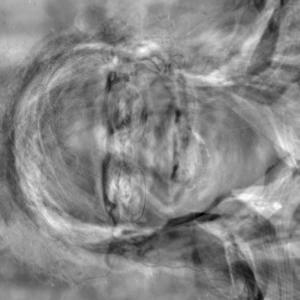
#> input picture 3- Making Sense of Unstructured Data/Case Study 1/eigenfaces/eigen_1.jpeg, 300 x 300 px, given as the content of the folder instructors/, which was not available
$ jupyter execute 'Case Study 1.2.1 - Identifying Faces.ipynb'   (older library calls are emulated)   (text cells are left out)
#> lines starting #> are read from the running program, lines starting #| are printed output that depends on the picture; pictures that were not available may be replaced by others from this repository, and a replacement may not be noted
### 3- Making Sense of Unstructured Data/Case Study 1/utils.py
#!/usr/bin/env python3
# -*- coding: utf-8 -*-
"""
Created on Sun May 13 12:57:17 2018

@author: timothylucas
"""

import numpy as np
import os
from PIL import Image
import math

## Preprocessing and visualising the dataset

def convertImageToU8bit(input_img):
    # assumes input array that can be represented
    # as an image, needs to be scaled to a [0, 255]
    # range, which is what this function returns
    input_img -= np.min(input_img)
    input_img *= (255.0/input_img.max())
    return input_img

def loadFaces(path):
    files = [f for f in os.listdir(path) if ( ('jpeg' in f) | ('jpg' in f) | ('png' in f) )]
    N = len(files)

    # Use a dict to store everything in the end
    all_faces = []
    S = []

    for i in range(N):
        im = Image.open(path+files[i])
        # convert to grayscale
        im = im.convert('L')
        # make sure it's the right size
        if im.size != (300, 300):
            size = (300, 300)
            im.thumbnail(size, Image.ANTIALIAS)

        all_faces.append(np.array(im.convert('L')))

        im_raw = np.asarray(im)
        irow, icol = im_raw.shape

        # Reshape and add to the main matrix

        temp = np.reshape(im_raw, irow*icol, order='C')
        S.append(temp)

    return S, all_faces

def gray_images_square_grid(images, mode='L'):
    """
    Save images as a square grid
    :param images: Images to be used for the grid
    :param mode: The mode to use for images
    :return: Image of images in a square grid
    """
    # Get maximum size for square grid of images
    save_size = math.floor(np.sqrt(images.shape[0]))

    # Put images in a square arrangement
    images_in_square = np.reshape(
            images[:save_size*save_size],
            (save_size, save_size, images.shape[1], images.shape[2]))

    # Combine images to grid image
    new_im = Image.new(mode, (images.shape[1] * save_size, images.shape[2] * save_size))
    for col_i, col_images in enumerate(images_in_square):
        for image_i, image in enumerate(col_images):
            im = Image.fromarray(image, mode)
            new_im.paste(im, (col_i * images.shape[1], image_i * images.shape[2]))

    return new_im

def normalizeImages(S):
    for i in range(len(S)):
        temp = S[i]
        m = np.mean(temp)
        st = np.std(temp)
        norm = (temp-m)*st/(st+m)
        S[i] = norm

    return S

def computeAverageFace(S):
    # Convert S to appropriate matrix form

    S_f = np.array(S)
    m = np.mean(S_f, axis = 0)

    return m


### 3- Making Sense of Unstructured Data/Case Study 1/Case Study 1.2.1 - Identifying Faces.ipynb
[cell 1]
import numpy as np
from glob import glob
from PIL import Image
import matplotlib.pyplot as plt
import copy
import utils

[cell 2]
# number of images on the training set.
M = 14;
# read and show images(jpg);

# S will store all the images
S=[];

#Ensure the instructors folder is in the same directory and has not been moved.
S, all_faces = utils.loadFaces('instructors/')
#> in loadFaces, im is the input picture: PIL image 300x300 RGB; min 0, max 254, mean 134
#> S = 1 item; all_faces = 1 item
grid_im = utils.gray_images_square_grid(np.array(all_faces))
#> in gray_images_square_grid, `new_im = Image.new(mode, (images.shape[1] * save_size, images.shape[2]..`: new_im: PIL image 300x300 L; every value is 0
#> the loop in gray_images_square_grid, `for col_i, col_images in enumerate(images_in_square):` made 1 pass
#> col_i on pass 1: 0
plt.imshow(grid_im, cmap='gray')

[cell 3]
def computeEigenFaces(S):
    dbx = np.array(S) #Converting into numpy array
    A = dbx # Note that the dbx here is transposed as compared to the original M script

    # Covariance matrix C=A'A, L=AA'
    covariance_matrix = np.matmul(A, A.T)

    A=None

    #Compute the eigenvalues and eigenvectors from the covariance matrix
    eigen_values, eigen_vectors = np.linalg.eig(covariance_matrix)


    # Sort and eliminate those whose eigenvalue is small based on the threshold.
    nonzero_eigenvals = eigen_values > 1e-4
    v = eigen_vectors[:,nonzero_eigenvals]
    d = eigen_values[nonzero_eigenvals]

    # Sort eigenvalues already sorted, but in descending order, so let's change this into ascending
    d = d[::-1]
    v = v[:,::-1]


    # Reducing the number of dimensions by multiplying original vales and eigenvectors.
    u = []
    for i in range(len(d)):
        temp = np.sqrt(d[i])
        u.append(np.matmul(dbx.T, v[:,i])/temp)

    # Normalization of reduced dimensions.
    for i in range(len(u)):
        kk = u[i]
        temp = np.sqrt(np.sum(np.square(kk)))
        u[i] = u[i]/temp

    return u

[cell 4]
# Normalize the images
S = utils.normalizeImages(S)
#> the loop in normalizeImages, `for i in range(len(S)):` made 1 pass
#> (m, st) on pass 1: (134, 31.54)

# Compute average face
avg_face = utils.computeAverageFace(S)

# Calling the above function which results the eigenfaces
EigenFaces = computeEigenFaces(S)
#> in computeEigenFaces, `covariance_matrix = np.matmul(A, A.T)`: covariance_matrix = [3248341]
#> in computeEigenFaces, `eigen_values, eigen_vectors = np.linalg.eig(covariance_matrix)`: eigen_vectors = [1]
#> in computeEigenFaces, `nonzero_eigenvals = eigen_values > 1e-4`: nonzero_eigenvals = [True]
#> in computeEigenFaces, `v = eigen_vectors[:,nonzero_eigenvals]`: v = [1]
#> in computeEigenFaces, `d = eigen_values[nonzero_eigenvals]`: d = [3248341]
#> the loop in computeEigenFaces, `for i in range(len(d)):` made 1 pass
#> temp on pass 1: 1802.3
#> after the loop in computeEigenFaces, `for i in range(len(d)):`: u = 1 item
#> the loop in computeEigenFaces, `for i in range(len(u)):` made 1 pass
#> EigenFaces = 1 item

# Now render the eigenfaces
EigenFacesIm = []

#Visualizaing the eigenfaces
for i in range(len(EigenFaces)):
    img = np.reshape(EigenFaces[i], (300,300))
    img = img.T
    # Scale the image
    img = utils.convertImageToU8bit(img)
    # convert and save
    im = Image.fromarray(img)
    im.convert('RGB').save('eigenfaces/eigen_{}.jpeg'.format(i+1))

    EigenFacesIm.append(img)
#> this loop made 1 pass
#> pass 1, `img = img.T`:
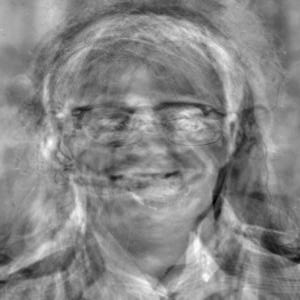
#> img: shape (300, 300) float64; min -0.0142, max 0.0127, mean 1.14e-18; drawn with min black and max white
#> after the loop, EigenFacesIm = 1 item

_, eigen_faces = utils.loadFaces('.\\eigenfaces\\')
grid_im = utils.gray_images_square_grid(np.array(eigen_faces))
#> call 2 of gray_images_square_grid, with images = array of shape (4, 300, 300), mode = 'L'
#> in gray_images_square_grid (call 2), `new_im = Image.new(mode, (images.shape[1] * save_size, images.shape[2]..`: new_im: PIL image 600x600 L; every value is 0
#> after the loop in gray_images_square_grid (call 2), `for col_i, col_images in enumerate(images_in_square):`:
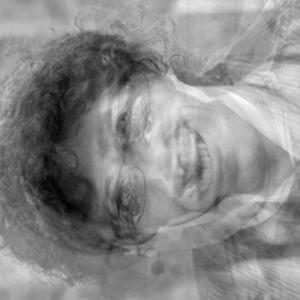
#> im: PIL image 300x300 L; min 0, max 255, mean 137.5
#> after the loop in gray_images_square_grid (call 2), `for col_i, col_images in enumerate(images_in_square):`:
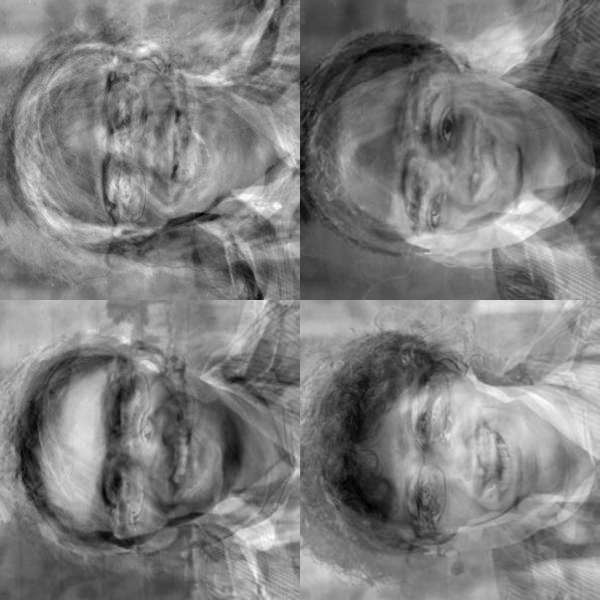
#> new_im: PIL image 600x600 L; min 0, max 255, mean 126.2
plt.imshow(grid_im, cmap='gray')

[cell 5]
def reconstructNewFaces(u, mean_face, input_image = 'new_image.jpg'):

    eigen_face = np.array(u)

    # Read the input image and convert to gray scale
    im = Image.open(input_image)
    InputImage = im.convert('L')

    # Converting to numpy array
    im_raw = np.asarray(InputImage)

    # Reshaping to vector
    InImage = np.reshape(im_raw.T,im_raw.shape[0]*im_raw.shape[1])

    # Normalization of the vector
    temp = InImage
    me=np.mean(temp)
    st=np.std(temp)
    temp=(temp-me)*st/(st+me)
    NormImage = temp

    # obtain the weights by dotting the normalized image with the eigenfaces
    weights = np.matmul(u, NormImage.T)

    # To reconstruct a face, we dot the weights with the eigenfaces, and add the mean face.
    ReshapedImage = mean_face + np.matmul(weights, u)

    # Converting back to image
    ReshapedImage = np.reshape(ReshapedImage,im_raw.shape)
    ReshapedImage = ReshapedImage.T

    return ReshapedImage

[cell 6]
ReshapedImage = reconstructNewFaces(EigenFaces, avg_face, 'new_image.jpg')
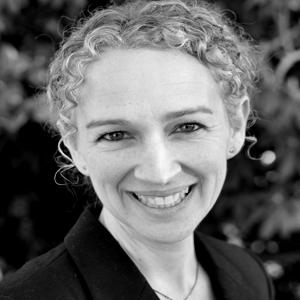
#> input picture 3- Making Sense of Unstructured Data/Case Study 1/new_image.jpg, 300 x 300 px
#> in reconstructNewFaces, im is the input picture: PIL image 300x300 L; min 0, max 249, mean 101.3
#> in reconstructNewFaces, `ReshapedImage = np.reshape(ReshapedImage,im_raw.shape)`:
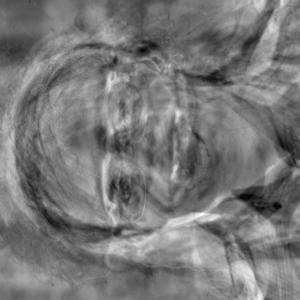
#> ReshapedImage: shape (300, 300) float64; min -2.54e+09, max -25.53, mean -1.34e+09; drawn with min black and max white
#> in reconstructNewFaces, `ReshapedImage = ReshapedImage.T`:
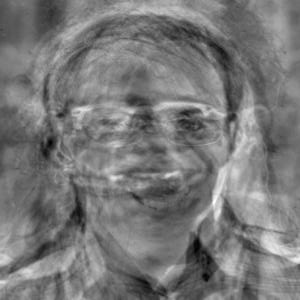
#> ReshapedImage: shape (300, 300) float64; min -2.54e+09, max -25.53, mean -1.34e+09; drawn with min black and max white

# Show the reconstructed image.
ReshapedImage_s = utils.convertImageToU8bit(ReshapedImage)
ReshapedImage_s = Image.fromarray(ReshapedImage_s)
ReshapedImage_s.show()
